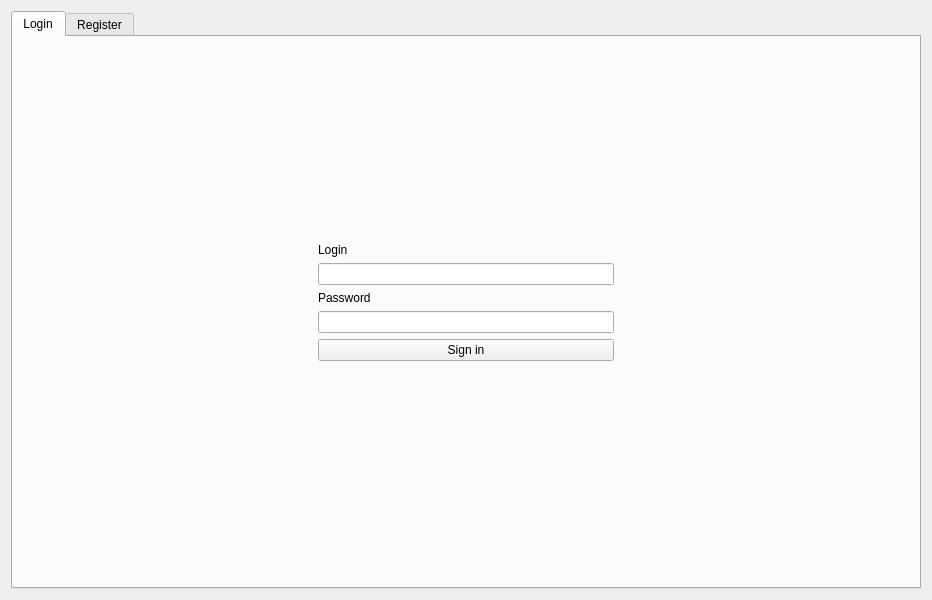
<?xml version="1.0" encoding="UTF-8"?>
<ui version="4.0">
 <class>Form</class>
 <widget class="QWidget" name="Form">
  <property name="geometry">
   <rect>
    <x>0</x>
    <y>0</y>
    <width>932</width>
    <height>600</height>
   </rect>
  </property>
  <property name="windowTitle">
   <string>Form</string>
  </property>
  <layout class="QGridLayout" name="gridLayout">
   <item row="0" column="0">
    <widget class="QTabWidget" name="tabWidget">
     <property name="currentIndex">
      <number>0</number>
     </property>
     <widget class="QWidget" name="tab">
      <attribute name="title">
       <string>Login</string>
      </attribute>
      <layout class="QGridLayout" name="gridLayout_2">
       <item row="5" column="1">
        <widget class="QPushButton" name="login_btn">
         <property name="text">
          <string>Sign in</string>
         </property>
        </widget>
       </item>
       <item row="0" column="1">
        <spacer name="verticalSpacer">
         <property name="orientation">
          <enum>Qt::Vertical</enum>
         </property>
         <property name="sizeHint" stdset="0">
          <size>
           <width>20</width>
           <height>40</height>
          </size>
         </property>
        </spacer>
       </item>
       <item row="4" column="0">
        <spacer name="horizontalSpacer">
         <property name="orientation">
          <enum>Qt::Horizontal</enum>
         </property>
         <property name="sizeHint" stdset="0">
          <size>
           <width>40</width>
           <height>20</height>
          </size>
         </property>
        </spacer>
       </item>
       <item row="4" column="2">
        <spacer name="horizontalSpacer_2">
         <property name="orientation">
          <enum>Qt::Horizontal</enum>
         </property>
         <property name="sizeHint" stdset="0">
          <size>
           <width>40</width>
           <height>20</height>
          </size>
         </property>
        </spacer>
       </item>
       <item row="4" column="1">
        <widget class="QLineEdit" name="login_pass"/>
       </item>
       <item row="2" column="1">
        <widget class="QLineEdit" name="login_login"/>
       </item>
       <item row="7" column="1">
        <spacer name="verticalSpacer_2">
         <property name="orientation">
          <enum>Qt::Vertical</enum>
         </property>
         <property name="sizeHint" stdset="0">
          <size>
           <width>20</width>
           <height>40</height>
          </size>
         </property>
        </spacer>
       </item>
       <item row="3" column="1">
        <widget class="QLabel" name="label_2">
         <property name="text">
          <string>Password</string>
         </property>
        </widget>
       </item>
       <item row="1" column="1">
        <widget class="QLabel" name="label">
         <property name="text">
          <string>Login</string>
         </property>
        </widget>
       </item>
       <item row="6" column="1">
        <widget class="QLabel" name="login_err">
         <property name="styleSheet">
          <string notr="true">color: rgb(255, 0, 0);</string>
         </property>
         <property name="text">
          <string/>
         </property>
         <property name="alignment">
          <set>Qt::AlignCenter</set>
         </property>
        </widget>
       </item>
      </layout>
     </widget>
     <widget class="QWidget" name="tab_2">
      <attribute name="title">
       <string>Register</string>
      </attribute>
      <layout class="QGridLayout" name="gridLayout_4">
       <item row="5" column="0">
        <spacer name="horizontalSpacer_5">
         <property name="orientation">
          <enum>Qt::Horizontal</enum>
         </property>
         <property name="sizeHint" stdset="0">
          <size>
           <width>40</width>
           <height>20</height>
          </size>
         </property>
        </spacer>
       </item>
       <item row="5" column="2">
        <spacer name="horizontalSpacer_6">
         <property name="orientation">
          <enum>Qt::Horizontal</enum>
         </property>
         <property name="sizeHint" stdset="0">
          <size>
           <width>40</width>
           <height>20</height>
          </size>
         </property>
        </spacer>
       </item>
       <item row="7" column="1">
        <spacer name="verticalSpacer_5">
         <property name="orientation">
          <enum>Qt::Vertical</enum>
         </property>
         <property name="sizeHint" stdset="0">
          <size>
           <width>20</width>
           <height>40</height>
          </size>
         </property>
        </spacer>
       </item>
       <item row="0" column="1">
        <spacer name="verticalSpacer_6">
         <property name="orientation">
          <enum>Qt::Vertical</enum>
         </property>
         <property name="sizeHint" stdset="0">
          <size>
           <width>20</width>
           <height>40</height>
          </size>
         </property>
        </spacer>
       </item>
       <item row="1" column="1">
        <widget class="QLabel" name="label_6">
         <property name="text">
          <string>Login</string>
         </property>
        </widget>
       </item>
       <item row="2" column="1">
        <widget class="QLineEdit" name="reg_login"/>
       </item>
       <item row="3" column="1">
        <widget class="QLabel" name="label_5">
         <property name="text">
          <string>Password</string>
         </property>
        </widget>
       </item>
       <item row="4" column="1">
        <widget class="QLineEdit" name="register_pass"/>
       </item>
       <item row="5" column="1">
        <widget class="QPushButton" name="register_btn">
         <property name="text">
          <string>Sign up</string>
         </property>
        </widget>
       </item>
       <item row="6" column="1">
        <widget class="QLabel" name="register_err">
         <property name="styleSheet">
          <string notr="true">color: rgb(255, 0, 0);</string>
         </property>
         <property name="text">
          <string/>
         </property>
         <property name="alignment">
          <set>Qt::AlignCenter</set>
         </property>
        </widget>
       </item>
      </layout>
     </widget>
    </widget>
   </item>
  </layout>
 </widget>
 <resources/>
 <connections/>
</ui>
